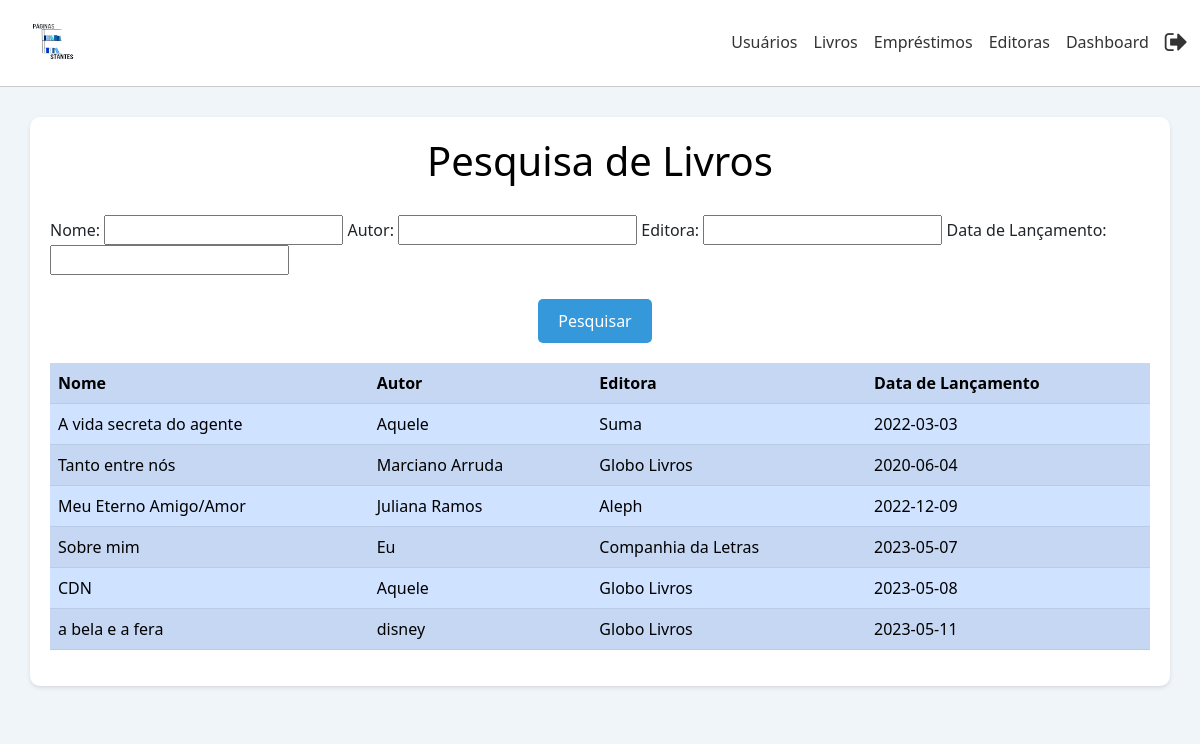
Page /ProjetoWDA/pesquisarlivros.php on the earlier database version.
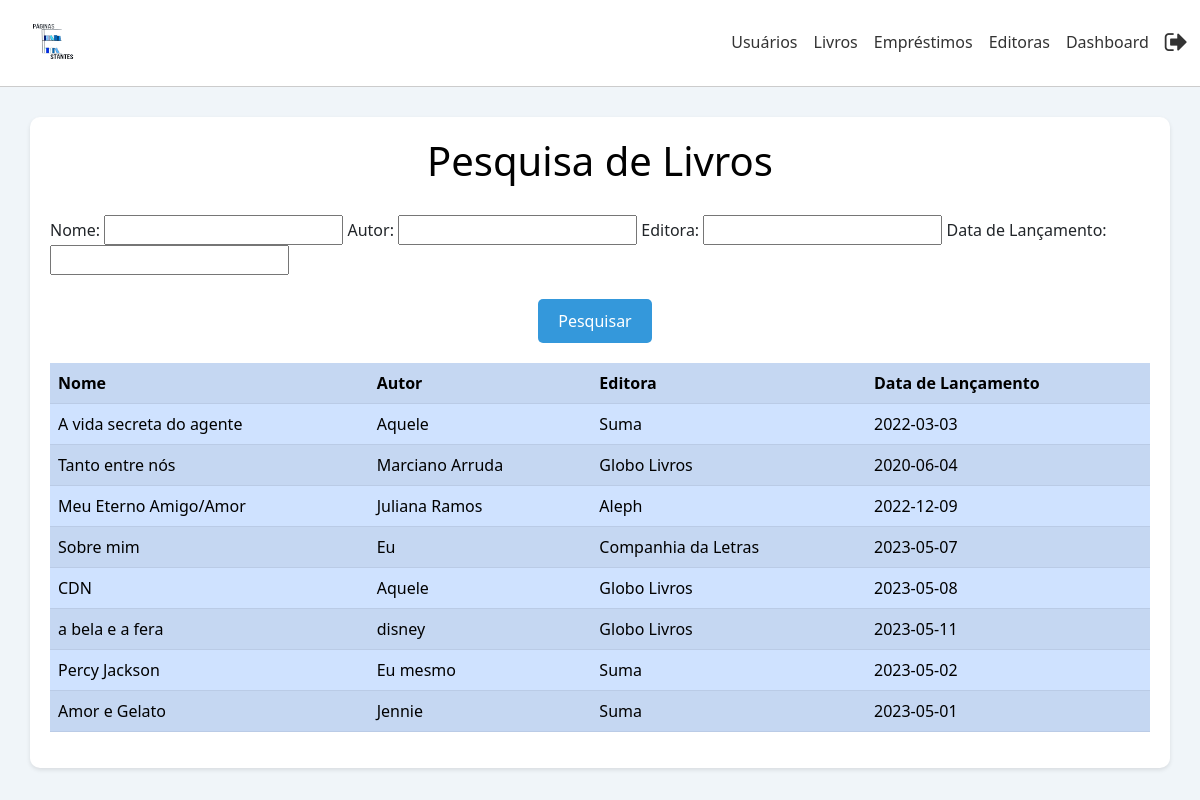
Same page on the later database version.
### tables this page shows
CREATE TABLE `livros` (
  `id` int(11) NOT NULL,
  `nome` text DEFAULT NULL,
  `autor` text DEFAULT NULL,
  `editora` text DEFAULT NULL,
  `data_lancamento` date DEFAULT NULL,
  `estoque` int(11) DEFAULT NULL,
  `novo_estoque` int(11) DEFAULT NULL
);

### ProjetoWDA/pesquisarlivros.php (the view, shortened to what this page needs)
<!DOCTYPE html>
<html>
<head>
    <link rel="stylesheet" href="css/bootstrap.min.css">
<link rel="stylesheet" href="https://cdnjs.cloudflare.com/ajax/libs/font-awesome/4.7.0/css/font-awesome.min.css">
</head>
<body>
<nav class="navbar navbar-expand-lg navbar-light">
    <div class="container-fluid">
        <a class="navbar-brand" href="#">
            <img src="logo.png" width="80" height="60">
        </a>
        <div class="collapse navbar-collapse justify-content-end" id="navbarNav">
            <ul class="navbar-nav">
                <li class="nav-item">
                    <a class="nav-link" href="usuarios.php">Usuários</a>
                </li>
                <li class="nav-item">
                    <a class="nav-link" href="livros.php">Livros</a>
                </li>
                <li class="nav-item">
                    <a class="nav-link" href="emprestimos.php">Empréstimos</a>
                </li>
                <li class="nav-item">
                    <a class="nav-link" href="editoras.php">Editoras</a>
                </li>
                <li class="nav-item">
                    <a class="nav-link" href="dashboard.php">Dashboard</a>
                </li>
                <li class="nav-item">
                    <a class="nav-link" href="logout.php">
                        <i class="fa fa-sign-out"></i>
                    </a>
                </li>
            </ul>
        </div>
    </div>
</nav>
        <div class="fundo">
      <div class="container">
    <center><h1>Pesquisa de Livros</h1></center>
    <form method="GET" action="">
        <label for="nome">Nome:</label>
        <input type="text" name="nome" id="nome">
        <label for="autor">Autor:</label>
        <input type="text" name="autor" id="autor">
        <label for="editora">Editora:</label>
        <input type="text" name="editora" id="editora">
        <label for="data_lancamento">Data de Lançamento:</label>
        <input type="text" name="data_lancamento" id="data_lancamento"><br><br>
        <center><input type="submit" value="Pesquisar"></center>
    </form>
    <?php
    if ($_SERVER['REQUEST_METHOD'] === 'GET') {
        $query = "SELECT * FROM livros WHERE 1=1";
        include 'conexao.php';
        $result = mysqli_query($conn, $query);
        if (mysqli_num_rows($result) > 0) {
            echo "<table class='table table-primary table-striped'>
                    <tr>
                        <th>Nome</th>
                        <th>Autor</th>
                        <th>Editora</th>
                        <th>Data de Lançamento</th>
                    </tr>";
            while ($row = mysqli_fetch_assoc($result)) {
                echo "<tr>
                        <td>" . $row['nome'] . "</td>
                        <td>" . $row['autor'] . "</td>
                        <td>" . $row['editora'] . "</td>
                        <td>" . $row['data_lancamento'] . "</td>
                    </tr>";
            }
            echo "</table>";
        } else {
            echo "Nenhum livro encontrado.";
        }
    }
    ?>
    </div>
    </div>
</body>
</html>

Differences in the rows shown:
added livros: nome "Percy Jackson", autor "Eu mesmo", editora "Suma", data_lancamento "2023-05-02"
added livros: nome "Amor e Gelato", autor "Jennie", editora "Suma", data_lancamento "2023-05-01"
